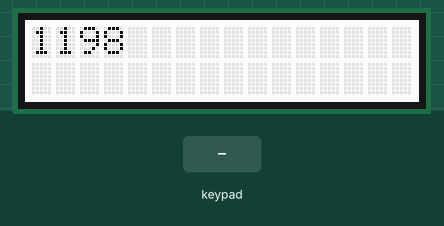
Simulated run of this sketch. Board: Arduino Uno, built with avr-gcc and run on an emulated ATmega328P. On the bench: 16×2 character LCD. The inputs (shaded band) are chosen by the test bench. What the sketch prints to the serial monitor is not drawn.

Above: at 1.21 s.
1.3 s: key 'U' pressed
At 1.41 s:
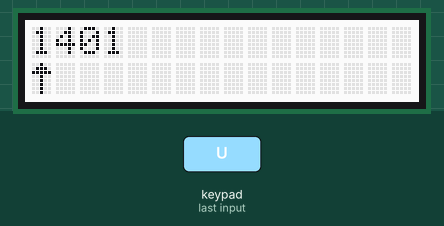
3.0 s: key 'D' pressed
At 3.09 s:
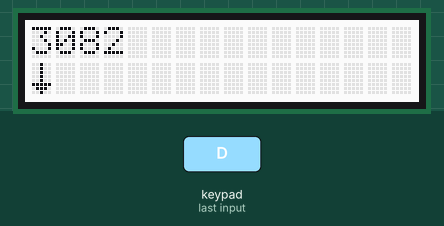
4.7 s: key 'L' pressed
At 4.84 s:
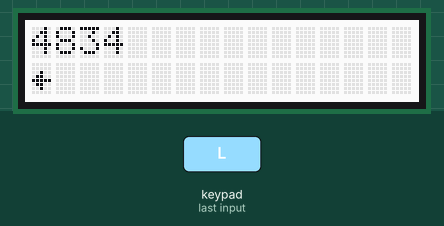
6.4 s: key 'R' pressed
At 6.52 s:
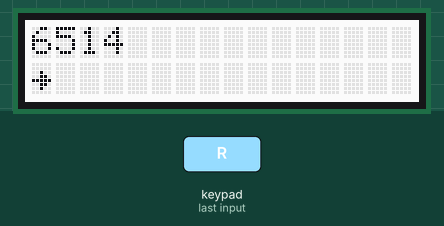
8.1 s: key 'S' pressed
At 8.24 s:
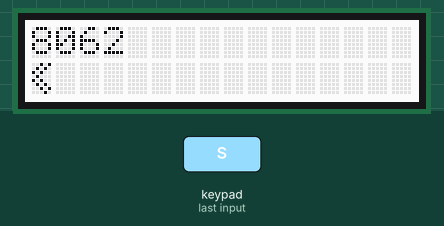

Measured:
- after the input at 1.3 s, the display: changes after 0.11 s (image 1)
- after the input at 3.0 s, the display: changes after 0.09 s (image 2)
- after the input at 4.7 s, the display: first differs from a run without the input after 0.14 s (image 3)
- after the input at 6.4 s, the display: changes after 0.12 s (image 4)
- after the input at 8.1 s, the display: changes at once (image 5)

The sketch:

hw.ino
```cpp
 // 2.3

#include <Wire.h>
#include <Adafruit_RGBLCDShield.h>
#include <utility/Adafruit_MCP23017.h>

// Select = 1
// Right = 2
// Down = 4
// Up = 8
// Left = 16

#define BUTTON_NONE 0b00000000
#define BUTTON_SELECT 0b00000001
#define BUTTON_RIGHT 0b00000010
#define BUTTON_DOWN 0b00000100
#define BUTTON_UP 0b00001000
#define BUTTON_LEFT 0b00010000

#define UP 0
#define DOWN 1
#define LEFT 2
#define RIGHT 3
#define SELECT 4

#define RED 0x1
#define GREEN 0x2
#define YELLOW 0x3
#define BLUE 0x4
#define VIOLET 0x5
#define TEAL 0x6
#define WHITE 0x7


Adafruit_RGBLCDShield lcd = Adafruit_RGBLCDShield();

void setup() {
  Serial.begin(9600);
  Serial.println("Hello, World!");
  lcd.begin(16, 2);
  lcd.setCursor(0, 1);
  lcd.setBacklight(WHITE);
  lcd.print("Hello world ");
}


void loop() {
  byte up[8] = {
  0b00100,
  0b01110,
  0b11111,
  0b00100,
  0b00100,
  0b00100,
  0b00100,
  0b00100
  };
  byte down[8] = {
    0b00100,
    0b00100,
    0b00100,
    0b00100,
    0b00100,
    0b11111,
    0b01110,
    0b00100
  };
  byte right[8] = {
    0b00000,
    0b00000,
    0b00100,
    0b00110,
    0b11111,
    0b00110,
    0b00100,
    0b00000
  };
  byte left[8] = {
    0b00000,
    0b00000,
    0b00100,
    0b01100,
    0b11111,
    0b01100,
    0b00100,
    0b00000
  };
  byte select [8] = {
    0b00101,
    0b01010,
    0b10100,
    0b01000,
    0b10100,
    0b01010,
    0b00101,
    0b00010
  };
  lcd.createChar(UP, up);
  lcd.createChar(DOWN, down);
  lcd.createChar(RIGHT, right);
  lcd.createChar(LEFT, left);
  lcd.createChar(SELECT, select);

  int button_state = lcd.readButtons();

  lcd.setCursor(0, 0);
  if (button_state & BUTTON_SELECT);
  else{
    lcd.print("                ");
    lcd.setCursor(0, 0);
    lcd.print(millis(), DEC);
    Serial.println(millis(), DEC);
  }

  lcd.setCursor(0, 1);
  if (button_state & BUTTON_SELECT){
    lcd.write(SELECT);
  }
  if (button_state & BUTTON_RIGHT){
    lcd.write(RIGHT);
  }
  if (button_state & BUTTON_DOWN){
    lcd.write(DOWN);
  }
  if (button_state & BUTTON_UP){
    lcd.write(UP);
  }
  if (button_state & BUTTON_LEFT){
    lcd.write(LEFT);
  }
  if (button_state == BUTTON_NONE){
    lcd.print("                ");
  }
}
/*
1-
2-
3-
  lastByte = incomingByte;
  incomingByte = Serial.read();
  if (incomingByte != 10 && incomingByte != -1){

    if(incomingByte > 0){
      readByte(incomingByte);
    }
  }

    if (incomingByte == 84){
      Serial.println(incomingByte);
      incomingByte = Serial.read();
      Serial.println(incomingByte);
      if (incomingByte == 58){
        Serial.println(incomingByte);
      }
    }


    if (lastByte == 84 && incomingByte == 58){
      incomingByte = Serial.read();
    }


4-
    lcd.scrollDisplayLeft();
    delay(400);

5-
   int button_state = lcd.readButtons();
   if (button_state & BUTTON_SELECT){
    ;
  }
  else{
    lcd.clear();
    lcd.println(millis(), DEC);
  }

  delay(500);

6-
  lcd.setCursor(0, 1);
  int button_state = lcd.readButtons();
  if (button_state & BUTTON_SELECT){
    lcd.print("SELECT");
  }
  if (button_state & BUTTON_RIGHT){
    lcd.print("RIGHT");
  }
  if (button_state & BUTTON_DOWN){
    lcd.print("DOWN");
  }
  if (button_state & BUTTON_UP){
    lcd.print("UP");
  }
  if (button_state & BUTTON_LEFT){
    lcd.print("LEFT");
  }
  if (button_state == BUTTON_NONE){
    lcd.clear();
  }

7-


  int button_state = lcd.readButtons();

  lcd.setCursor(0, 0);
  if (button_state & BUTTON_SELECT);
  else{
    lcd.print("                ");
    lcd.setCursor(0, 0);
    lcd.print(millis(), DEC);
    Serial.println(millis(), DEC);
  }

  lcd.setCursor(0, 1);
  if (button_state & BUTTON_SELECT){
    lcd.print("SELECT");
  }
  if (button_state & BUTTON_RIGHT){
    lcd.print("RIGHT");
  }
  if (button_state & BUTTON_DOWN){
    lcd.print("DOWN");
  }
  if (button_state & BUTTON_UP){
    lcd.print("UP");
  }
  if (button_state & BUTTON_LEFT){
    lcd.print("LEFT");
  }
  if (button_state == BUTTON_NONE){
    lcd.print("                ");
  }

8-
  int button_state = lcd.readButtons();

  if (button_state & BUTTON_SELECT){
    lcd.setBacklight(VIOLET);
  }
  if (button_state & BUTTON_RIGHT){
    lcd.setBacklight(BLUE);
  }
  if (button_state & BUTTON_DOWN){
    lcd.setBacklight(TEAL);
  }
  if (button_state & BUTTON_UP){
    lcd.setBacklight(GREEN);
  }
  if (button_state & BUTTON_LEFT){
    lcd.setBacklight(YELLOW);
  }

9-

    byte up[8] = {
  0b00100,
  0b01110,
  0b11111,
  0b00100,
  0b00100,
  0b00100,
  0b00100,
  0b00100
  };
  byte down[8] = {
    0b00100,
    0b00100,
    0b00100,
    0b00100,
    0b00100,
    0b11111,
    0b01110,
    0b00100
  };
  byte right[8] = {
    0b00000,
    0b00000,
    0b00100,
    0b00110,
    0b11111,
    0b00110,
    0b00100,
    0b00000
  };
  byte left[8] = {
    0b00000,
    0b00000,
    0b00100,
    0b01100,
    0b11111,
    0b01100,
    0b00100,
    0b00000
  };
  byte select [8] = {
    0b00101,
    0b01010,
    0b10100,
    0b01000,
    0b10100,
    0b01010,
    0b00101,
    0b00010
  };
  lcd.createChar(UP, up);
  lcd.createChar(DOWN, down);
  lcd.createChar(RIGHT, right);
  lcd.createChar(LEFT, left);
  lcd.createChar(SELECT, select);

  int button_state = lcd.readButtons();

  lcd.setCursor(0, 0);
  if (button_state & BUTTON_SELECT);
  else{
    lcd.print("                ");
    lcd.setCursor(0, 0);
    lcd.print(millis(), DEC);
    Serial.println(millis(), DEC);
  }

  lcd.setCursor(0, 1);
  if (button_state & BUTTON_SELECT){
    lcd.write(SELECT);
  }
  if (button_state & BUTTON_RIGHT){
    lcd.write(RIGHT);
  }
  if (button_state & BUTTON_DOWN){
    lcd.write(DOWN);
  }
  if (button_state & BUTTON_UP){
    lcd.write(UP);
  }
  if (button_state & BUTTON_LEFT){
    lcd.write(LEFT);
  }
  if (button_state == BUTTON_NONE){
    lcd.print("                ");
  }

*/
```
